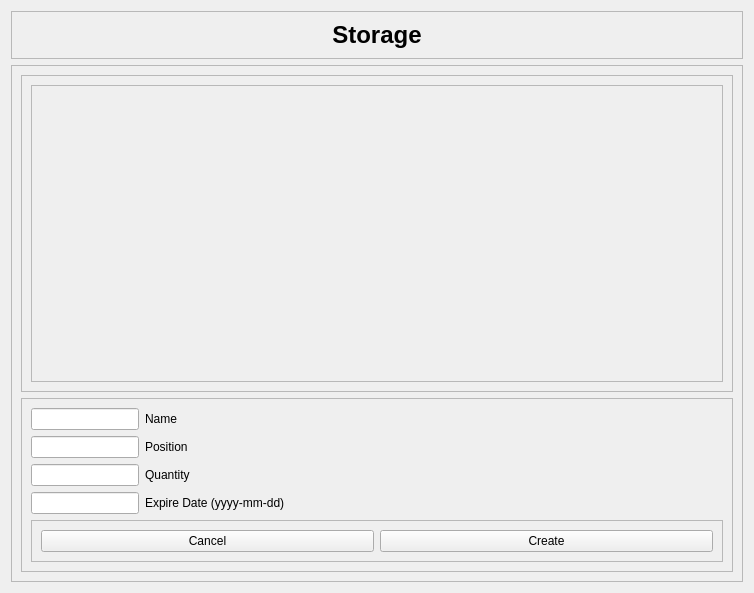
<?xml version="1.0" encoding="UTF-8"?>
<ui version="4.0">
    <class>StorageWidget</class>
    <widget class="QWidget" name="StorageWidget">
        <property name="geometry">
            <rect>
                <x>0</x>
                <y>0</y>
                <width>754</width>
                <height>593</height>
            </rect>
        </property>
        <property name="windowTitle">
            <string>Form</string>
        </property>
        <layout class="QGridLayout" name="gridLayout">
            <item row="0" column="0">
                <widget class="QFrame" name="TopFrame">
                    <property name="frameShape">
                        <enum>QFrame::StyledPanel</enum>
                    </property>
                    <property name="frameShadow">
                        <enum>QFrame::Raised</enum>
                    </property>
                    <layout class="QGridLayout" name="gridLayout_2">
                        <item row="0" column="0">
                            <widget class="QLabel" name="Title">
                                <property name="font">
                                    <font>
                                        <pointsize>18</pointsize>
                                        <weight>75</weight>
                                        <bold>true</bold>
                                    </font>
                                </property>
                                <property name="text">
                                    <string>Storage</string>
                                </property>
                                <property name="alignment">
                                    <set>Qt::AlignCenter</set>
                                </property>
                            </widget>
                        </item>
                    </layout>
                </widget>
            </item>
            <item row="1" column="0">
                <widget class="QFrame" name="BottomFrame">
                    <property name="frameShape">
                        <enum>QFrame::StyledPanel</enum>
                    </property>
                    <property name="frameShadow">
                        <enum>QFrame::Raised</enum>
                    </property>
                    <layout class="QGridLayout" name="gridLayout_5">
                        <item row="0" column="0">
                            <widget class="QFrame" name="ListFrame">
                                <property name="frameShape">
                                    <enum>QFrame::StyledPanel</enum>
                                </property>
                                <property name="frameShadow">
                                    <enum>QFrame::Raised</enum>
                                </property>
                                <layout class="QGridLayout" name="gridLayout_3">
                                    <item row="0" column="0">
                                        <widget class="QScrollArea" name="scrollArea">
                                            <property name="widgetResizable">
                                                <bool>true</bool>
                                            </property>
                                            <widget class="QWidget" name="ListFrameLine">
                                                <property name="geometry">
                                                    <rect>
                                                        <x>0</x>
                                                        <y>0</y>
                                                        <width>694</width>
                                                        <height>282</height>
                                                    </rect>
                                                </property>
                                            </widget>
                                        </widget>
                                    </item>
                                </layout>
                            </widget>
                        </item>
                        <item row="1" column="0">
                            <widget class="QFrame" name="InputsFrame">
                                <property name="frameShape">
                                    <enum>QFrame::StyledPanel</enum>
                                </property>
                                <property name="frameShadow">
                                    <enum>QFrame::Raised</enum>
                                </property>
                                <layout class="QGridLayout" name="gridLayout_4">
                                    <item row="0" column="0">
                                        <layout class="QFormLayout" name="Inputs">
                                            <item row="0" column="0">
                                                <widget class="QLineEdit" name="NameInput" />
                                            </item>
                                            <item row="0" column="1">
                                                <widget class="QLabel" name="NameLabel">
                                                    <property name="text">
                                                        <string>Name</string>
                                                    </property>
                                                </widget>
                                            </item>
                                            <item row="1" column="1">
                                                <widget class="QLabel" name="PositionLabel">
                                                    <property name="text">
                                                        <string>Position</string>
                                                    </property>
                                                </widget>
                                            </item>
                                            <item row="2" column="0">
                                                <widget class="QLineEdit" name="QuantityInput" />
                                            </item>
                                            <item row="2" column="1">
                                                <widget class="QLabel" name="QuantityLabel">
                                                    <property name="text">
                                                        <string>Quantity</string>
                                                    </property>
                                                </widget>
                                            </item>
                                            <item row="3" column="0">
                                                <widget class="QLineEdit" name="ExpireDateInput" />
                                            </item>
                                            <item row="3" column="1">
                                                <widget class="QLabel" name="ExpireDateLabel">
                                                    <property name="text">
                                                        <string>Expire Date (yyyy-mm-dd)</string>
                                                    </property>
                                                </widget>
                                            </item>
                                            <item row="1" column="0">
                                                <widget class="QLineEdit" name="PositionInput" />
                                            </item>
                                        </layout>
                                    </item>
                                    <item row="1" column="0">
                                        <widget class="QFrame" name="InputsButtonsLine">
                                            <property name="frameShape">
                                                <enum>QFrame::StyledPanel</enum>
                                            </property>
                                            <property name="frameShadow">
                                                <enum>QFrame::Raised</enum>
                                            </property>
                                            <layout class="QHBoxLayout" name="horizontalLayout_2">
                                                <item>
                                                    <widget class="QPushButton" name="CancelButton">
                                                        <property name="text">
                                                            <string>Cancel</string>
                                                        </property>
                                                    </widget>
                                                </item>
                                                <item>
                                                    <widget class="QPushButton" name="CreateButton">
                                                        <property name="text">
                                                            <string>Create</string>
                                                        </property>
                                                    </widget>
                                                </item>
                                            </layout>
                                        </widget>
                                    </item>
                                </layout>
                            </widget>
                        </item>
                    </layout>
                </widget>
            </item>
        </layout>
    </widget>
    <resources />
    <connections>
        <connection>
            <sender>CancelButton</sender>
            <signal>clicked()</signal>
            <receiver>StorageWidget</receiver>
            <slot>CancelButtonClicked()</slot>
            <hints>
                <hint type="sourcelabel">
                    <x>206</x>
                    <y>541</y>
                </hint>
                <hint type="destinationlabel">
                    <x>376</x>
                    <y>296</y>
                </hint>
            </hints>
        </connection>
        <connection>
            <sender>CreateButton</sender>
            <signal>clicked()</signal>
            <receiver>StorageWidget</receiver>
            <slot>CreateButtonClicked()</slot>
            <hints>
                <hint type="sourcelabel">
                    <x>547</x>
                    <y>541</y>
                </hint>
                <hint type="destinationlabel">
                    <x>376</x>
                    <y>296</y>
                </hint>
            </hints>
        </connection>
    </connections>
</ui>
